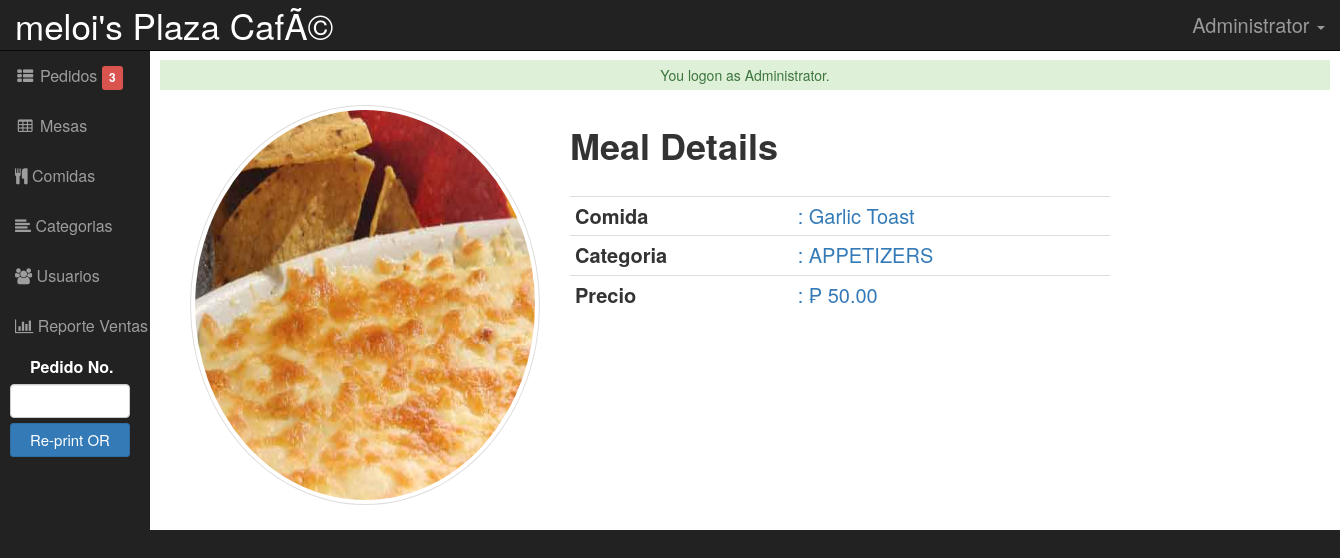
/admin/meals/index.php?view=view&id=2017-M-011 (signed in), run on the app's committed database.
### tables this page shows
CREATE TABLE IF NOT EXISTS `tbltitle` (
  `TItleID` int(11) NOT NULL AUTO_INCREMENT,
  `Title` text NOT NULL,
  `Subtitle` text NOT NULL,
  PRIMARY KEY (`TItleID`)
);

CREATE TABLE IF NOT EXISTS `tblmeals` (
  `MEALID` varchar(30) NOT NULL,
  `MEALS` varchar(255) NOT NULL,
  `CATEGORIES` varchar(90) NOT NULL,
  `PRICE` double NOT NULL,
  `CATEGORYID` int(11) NOT NULL,
  `MEALPHOTO` varchar(90) NOT NULL,
  PRIMARY KEY (`MEALID`)
);

CREATE TABLE IF NOT EXISTS `tblcategory` (
  `CATEGORYID` int(11) NOT NULL AUTO_INCREMENT,
  `CATEGORY` varchar(90) NOT NULL,
  PRIMARY KEY (`CATEGORYID`)
);

### admin/meals/index.php (called while the page is built, shortened)
<?php
require_once("../../include/initialize.php");
require_once ("../theme/templates.php");
?>

### include/database.php (called while the page is built, shortened)
<?php
class Database {
	var $sql_string = '';
	private $conn;
	public function open_connection() {
		$this->conn = mysqli_connect(server,user,pass);
		if(!$this->conn){
			echo "Problem in database connection! Contact administrator!";
			exit();
		}else{
			$db_select = mysqli_select_db($this->conn,database_name);
		}
	}
	function setQuery($sql='') {
		$this->sql_string=$sql;
	}
	function executeQuery() {
		$result = mysqli_query($this->conn,$this->sql_string);
		return $result;
	}
	private function confirm_query($result) {
		return $result;
	}
	function loadSingleResult() {
		$cur = $this->executeQuery();
		while ($row = mysqli_fetch_object($cur)) {
		return $data = $row;
		}
	}
	public function num_rows($result_set) {
		return mysqli_num_rows($result_set);
	}
}
$mydb = new Database();
?>

### include/function.php (called while the page is built, shortened)
<?php
function currentpage(){
		$this_page = $_SERVER['SCRIPT_NAME'];
	    $bits = explode('/',$this_page);
		return $bits[3];
	}
?>

### include/meal.php (called while the page is built, shortened)
<?php
require_once(LIB_PATH.DS.'database.php');
class Meal {
	protected static  $tblname = "tblmeals";
	function single_meal($id=""){
			global $mydb;
			$mydb->setQuery("SELECT * FROM ".self::$tblname."
				Where MEALID= '{$id}' LIMIT 1");
			$cur = $mydb->loadSingleResult();
			return $cur;
	}
}
?>

### include/categories.php (called while the page is built, shortened)
<?php
require_once(LIB_PATH.DS.'database.php');
class Category {
	protected static  $tblname = "tblcategory";
	function single_category($id=""){
			global $mydb;
			$mydb->setQuery("SELECT * FROM ".self::$tblname."
				Where CATEGORYID= '{$id}' LIMIT 1");
			$cur = $mydb->loadSingleResult();
			return $cur;
	}
}
?>

### admin/meals/view.php (the view, shortened to what this page needs)
<?php
    $MEALID = $_GET['id'];
    $meal = New Meal();
    $singlemeal = $meal->single_meal($MEALID);
     $category = New Category();
    $singlecategory = $category->single_category($singlemeal->CATEGORYID);
  ?>
<div class="container">
<div class="panel-body inf-content">
    <div class="row">
        <div class="col-md-4">
         <a class="MEALID" data-target="#myModal" data-toggle="modal" href="" title="Click here to Change Image" data-id="<?php echo $singlemeal->MEALID; ?>">
            <img alt="" style="width:500px; height:400px;>"
             title="Upload Image" class="img-circle img-thumbnail isTooltip" src="<?php echo $singlemeal->MEALPHOTO; ?>" data-original-title="Usuario">
         </a>
        </div>
        <div class="col-md-6">
            <h1><strong>Meal Details</strong></h1><br>
            <div class="table-responsive">
            <table class="table table-condensed table-responsive table-user-information">
                <tbody>
                    <tr>
                        <td>
                            <strong style="font-size: 20px;">
                                   Comida
                            </strong>
                        </td>
                        <td style="font-size: 20px;" class="text-primary">
                            <?php echo ': '.$singlemeal->MEALS; ?>
                        </td>
                    </tr>
                    <tr>
                        <td>
                            <strong style="font-size: 20px;">
                                Categoria
                            </strong>
                        </td>
                        <td style="font-size: 20px;" class="text-primary">
                            <?php echo ': '.$singlecategory->CATEGORY; ?>
                        </td>
                    </tr>
                    <tr>
                        <td>
                            <strong style="font-size: 20px;">
                                Precio
                            </strong>
                        </td>
                        <td style="font-size: 20px;" class="text-primary">
                            <?php echo ': &#8369 '.number_format($singlemeal->PRICE,2); ?>
                        </td>
                    </tr>
                </tbody>
            </table>
            </div>
        </div>
    </div>
</div>
</div>

### admin/theme/templates.php (shortened to what this page needs)
<!DOCTYPE html>
<html lang="en">
<head>
    <?php
      $sql = "SELECT * FROM `tbltitle` WHERE TItleID=1";
                 $mydb->setQuery($sql);
    ?>
    <link href="<?php echo web_root; ?>admin/css/bootstrap.min.css" rel="stylesheet">
    <link href="<?php echo web_root; ?>admin/css/sb-admin.css" rel="stylesheet">
    <link href="<?php echo web_root; ?>admin/css/dataTables.bootstrap.css" rel="stylesheet" type="text/css">
    <link href="<?php echo web_root; ?>admin/css/bootstrap-datetimepicker.min.css" rel="stylesheet" type="text/css">
      <link href="<?php echo web_root; ?>css/bootstrap-timepicker.min.css" rel="stylesheet" type="text/css">
    <link href="<?php echo web_root; ?>admin/font-awesome/css/font-awesome.min.css" rel="stylesheet" type="text/css">
    <link href="<?php echo web_root; ?>admin/css/ekko-lightbox.css" rel="stylesheet">
    <link href="<?php echo web_root; ?>css/jquery.treetable.css" rel="stylesheet">
        <link href="<?php echo web_root; ?>css/jquery.treetable.theme.default.css" rel="stylesheet">
</head>
  <?php
  $query = "SELECT SUM(TOTALPAYMENT) AS 'SALES' FROM `tblpayments`
             WHERE  DATE(TRANSDATE) =CURDATE()";
        $mydb->setQuery($query);
   $query = "SELECT * FROM `tblorders`
             WHERE  STATUS='Pending' GROUP BY ORDERNO ";
        $mydb->setQuery($query);
        $cur = $mydb->executeQuery();
        $maxrow = $mydb->num_rows($cur);
                $sql = "SELECT * FROM `tbltitle` WHERE TItleID=1";
                 $mydb->setQuery($sql);
                $viewTitle = $mydb->loadSingleResult();
?>
<body>
<div id="wrapper">
        <nav class="navbar navbar-inverse navbar-fixed-top" role="navigation">
            <div class="navbar-header">
                <?php
                if ($_SESSION['ADMIN_ROLE']=='Administrator') {
             ?>
                <a class="navbar-brand" href="../changetitle.php" style="font-size: 35px;" data-toggle="lightbox" data-title="Change Title"><?php
                echo $viewTitle->Title;;
            ?> </a>
          <?php }else if($_SESSION['ADMIN_ROLE']=='Cashier'){ ?>
                <a class="navbar-brand"><?php
                echo $viewTitle->Title;;
            ?> </a>
        <?php    } ?>
            </div>
            <ul class="nav navbar-right top-nav">
                <li class="dropdown">
                    <a href="#" class="dropdown-toggle" style="font-size: 20px;" data-toggle="dropdown"><i class="fa fa-user-o"></i> <?php echo $_SESSION['ADMIN_FULLNAME']; ?> <b class="caret"></b></a>
                </li>
            </ul>
            <div class="collapse navbar-collapse navbar-ex1-collapse">
                <ul class="nav navbar-nav side-nav">
<?php if ($_SESSION['ADMIN_ROLE']=='Cashier' || $_SESSION['ADMIN_ROLE']=='Administrator') { ?>
                    <li class="<?php echo ($_GET['view']== 'POS' || $_GET['view']== 'addmeal') ? "active" : false;?>">
                        <a href="<?php echo web_root; ?>admin/orders/index.php?view=POS"><i class="fa fa-fw fa-th-list"></i> Pedidos <div id="notif" class="label label-danger"><?php echo $maxrow; ?></div></a>
                    </li>
<?php } ?>
<?php if ($_SESSION['ADMIN_ROLE']=='Administrator'  || $_SESSION['ADMIN_ROLE']=='Cashier') { ?>
                    <li class="<?php echo (currentpage() == 'table') ? "active" : false;?>">
                        <a href="<?php echo web_root; ?>admin/table/"><i class="fa fa-fw fa-table"></i> Mesas</a>
                    </li>
<?php } ?>
<?php if ($_SESSION['ADMIN_ROLE']=='Administrator'  || $_SESSION['ADMIN_ROLE']=='Cashier') { ?>
                    <li class="<?php echo (currentpage() == 'meals') ? "active" : false;?>">
                        <a href="<?php echo web_root; ?>admin/meals/"><i class="fa fa-cutlery"></i> Comidas</a>
                    </li>
                    <li class="<?php echo (currentpage() == 'category') ? "active" : false;?>">
                        <a href="<?php echo web_root; ?>admin/category/"><i class="fa fa-align-left"></i> Categorias</a>
                    </li>
<?php } ?>
<?php if ($_SESSION['ADMIN_ROLE']=='Administrator' || $_SESSION['ADMIN_ROLE']=='Admin') {?>
                    <li class="<?php echo (currentpage() == 'user') ? "active" : false;?>">
                        <a href="<?php echo web_root; ?>admin/user/"><i class="fa fa-users"></i> Usuarios</a>
                    </li>
<?php } ?>
<?php if ($_SESSION['ADMIN_ROLE']=='Administrator') { ?>
                    <li class="<?php echo (currentpage() == 'report') ? "active" : false;?>">
                        <a href="<?php echo web_root; ?>admin/report/"><i class="fa fa-bar-chart"></i> Reporte Ventas</a>
                    </li>
<?php } ?>
<?php if ($_SESSION['ADMIN_ROLE']=='Administrator'  || $_SESSION['ADMIN_ROLE']=='Cashier') { ?>
                    <li>
                      <form target="_blank" action="<?php echo web_root;?>admin/orders/reprint.php" method="POST">
                        <label style="margin-left: 30px;color: #fff;margin-top: 5px;">Pedido No.</label><br/>
                        <input class="form-control" type="" name="orderno" style="width: 120px; color: black; margin-left: 10px;margin-bottom: 5px; font-weight: bold; font-size: 15px; text-align: center;">
                        <input type="submit" name="Re-print" value="Re-print OR" style="width: 120px;margin-left: 10px; font-size: 15px;" class="btn btn-primary btn-sm">
                      </form>
                    </li>
<?php } ?>
                </ul>
            </div>
        </nav>
        <div id="page-wrapper">
            <div class="container-fluid">
               <div class="row" >
                  <?php require_once $content; ?>
              </div>
            </div>
        </div>
    </div>
</body>
</html>

### admin/css/sb-admin.css (style rules this page uses)
body { margin-top: 100px; background-color: #222; }
@media (min-width:768px) { body { margin-top: 50px; } }
#wrapper { padding-left: 0; }
#page-wrapper { width: 100%; padding: 0; background-color: #fff; }
@media (min-width:768px) { #wrapper { padding-left: 150px; } }
@media (min-width:768px) { #page-wrapper { padding: 10px; } }
.top-nav { padding: 0 15px; }
.top-nav>li { display: inline-block; float: left; }
.top-nav>li>a { padding-top: 15px; padding-bottom: 15px; line-height: 20px; color: #999; }
@media (min-width:768px) { .side-nav { position: fixed; top: 51px; width: 150px; border: none; border-radius: 0; overflow-y: auto; background-color: #222; bottom: 0; overflow-x: hidden; padding-bottom: 40px; } }
@media (min-width:768px) { .side-nav>li>a { width: 200px; } }

### admin/theme/templates.php (style rules this page uses)
.nav { font-size: 16px; }

### data on the page
tbltitle: Title "meloi's Plaza CafÃ©"
tblmeals: MEALPHOTO (picture), MEALS "Garlic Toast", PRICE "50.00"
tblcategory: CATEGORY "APPETIZERS"

### other printed values
$_SESSION['ADMIN_FULLNAME'] "Administrator"
$maxrow "3"
$_SESSION['message'] "You logon as Administrator."
